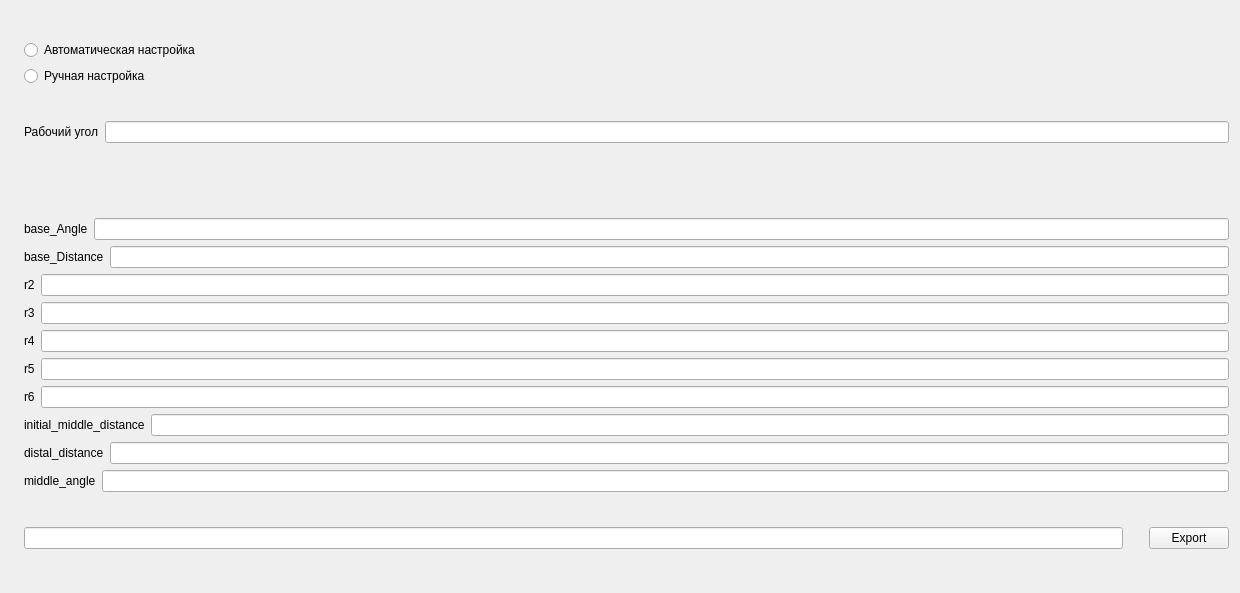
<?xml version="1.0" encoding="UTF-8"?>
<ui version="4.0">
 <class>MechanismForm</class>
 <widget class="QWidget" name="MechanismForm">
  <property name="geometry">
   <rect>
    <x>0</x>
    <y>0</y>
    <width>1240</width>
    <height>593</height>
   </rect>
  </property>
  <property name="minimumSize">
   <size>
    <width>1088</width>
    <height>593</height>
   </size>
  </property>
  <property name="maximumSize">
   <size>
    <width>16777215</width>
    <height>16777215</height>
   </size>
  </property>
  <property name="windowTitle">
   <string>Form</string>
  </property>
  <layout class="QHBoxLayout" name="horizontalLayout_11">
   <item>
    <widget class="QLabel" name="label_pic_kinematic">
     <property name="enabled">
      <bool>true</bool>
     </property>
     <property name="sizePolicy">
      <sizepolicy hsizetype="Preferred" vsizetype="Preferred">
       <horstretch>0</horstretch>
       <verstretch>0</verstretch>
      </sizepolicy>
     </property>
     <property name="text">
      <string notr="true"/>
     </property>
     <property name="textFormat">
      <enum>Qt::TextFormat::RichText</enum>
     </property>
     <property name="pixmap">
      <pixmap>Mechanism.jpg</pixmap>
     </property>
     <property name="scaledContents">
      <bool>true</bool>
     </property>
     <property name="alignment">
      <set>Qt::AlignmentFlag::AlignLeading|Qt::AlignmentFlag::AlignLeft|Qt::AlignmentFlag::AlignVCenter</set>
     </property>
    </widget>
   </item>
   <item>
    <layout class="QVBoxLayout" name="verticalLayout">
     <property name="sizeConstraint">
      <enum>QLayout::SizeConstraint::SetNoConstraint</enum>
     </property>
     <item>
      <layout class="QVBoxLayout" name="mode_verticalLayout">
       <item>
        <widget class="QRadioButton" name="radBtnAutoSet">
         <property name="text">
          <string>Автоматическая настройка</string>
         </property>
        </widget>
       </item>
       <item>
        <widget class="QRadioButton" name="radBtnCustomSet">
         <property name="text">
          <string>Ручная настройка</string>
         </property>
        </widget>
       </item>
      </layout>
     </item>
     <item>
      <layout class="QHBoxLayout" name="active_angle_Layout">
       <item>
        <widget class="QLabel" name="label_ActiveAngle">
         <property name="text">
          <string>Рабочий угол</string>
         </property>
        </widget>
       </item>
       <item>
        <widget class="QLineEdit" name="lineEdit_ActiveAngle"/>
       </item>
      </layout>
     </item>
     <item>
      <spacer name="verticalSpacer">
       <property name="orientation">
        <enum>Qt::Orientation::Vertical</enum>
       </property>
       <property name="sizeType">
        <enum>QSizePolicy::Policy::Fixed</enum>
       </property>
       <property name="sizeHint" stdset="0">
        <size>
         <width>10</width>
         <height>40</height>
        </size>
       </property>
      </spacer>
     </item>
     <item>
      <layout class="QVBoxLayout" name="parameters_verticalLayout">
       <item>
        <layout class="QHBoxLayout" name="horizontalLayout">
         <item>
          <widget class="QLabel" name="label_baseAngle">
           <property name="text">
            <string>base_Angle</string>
           </property>
          </widget>
         </item>
         <item>
          <widget class="QLineEdit" name="lineEdit_base_angle"/>
         </item>
        </layout>
       </item>
       <item>
        <layout class="QHBoxLayout" name="horizontalLayout_2">
         <item>
          <widget class="QLabel" name="label_baseDistance">
           <property name="text">
            <string>base_Distance</string>
           </property>
          </widget>
         </item>
         <item>
          <widget class="QLineEdit" name="lineEdit_base_distance"/>
         </item>
        </layout>
       </item>
       <item>
        <layout class="QHBoxLayout" name="horizontalLayout_3">
         <item>
          <widget class="QLabel" name="label_r2">
           <property name="text">
            <string>r2</string>
           </property>
          </widget>
         </item>
         <item>
          <widget class="QLineEdit" name="lineEdit_r2"/>
         </item>
        </layout>
       </item>
       <item>
        <layout class="QHBoxLayout" name="horizontalLayout_4">
         <item>
          <widget class="QLabel" name="label_r3">
           <property name="text">
            <string>r3</string>
           </property>
          </widget>
         </item>
         <item>
          <widget class="QLineEdit" name="lineEdit_r3"/>
         </item>
        </layout>
       </item>
       <item>
        <layout class="QHBoxLayout" name="horizontalLayout_5">
         <item>
          <widget class="QLabel" name="label_r4">
           <property name="text">
            <string>r4</string>
           </property>
          </widget>
         </item>
         <item>
          <widget class="QLineEdit" name="lineEdit_r4"/>
         </item>
        </layout>
       </item>
       <item>
        <layout class="QHBoxLayout" name="horizontalLayout_6">
         <item>
          <widget class="QLabel" name="label_r5">
           <property name="text">
            <string>r5</string>
           </property>
          </widget>
         </item>
         <item>
          <widget class="QLineEdit" name="lineEdit_r5"/>
         </item>
        </layout>
       </item>
       <item>
        <layout class="QHBoxLayout" name="horizontalLayout_7">
         <item>
          <widget class="QLabel" name="label_r6">
           <property name="text">
            <string>r6</string>
           </property>
          </widget>
         </item>
         <item>
          <widget class="QLineEdit" name="lineEdit_r6"/>
         </item>
        </layout>
       </item>
       <item>
        <layout class="QHBoxLayout" name="horizontalLayout_8">
         <item>
          <widget class="QLabel" name="label_6">
           <property name="text">
            <string>initial_middle_distance</string>
           </property>
          </widget>
         </item>
         <item>
          <widget class="QLineEdit" name="lineEdit_init_mid_dist"/>
         </item>
        </layout>
       </item>
       <item>
        <layout class="QHBoxLayout" name="horizontalLayout_9">
         <item>
          <widget class="QLabel" name="label_7">
           <property name="text">
            <string>distal_distance</string>
           </property>
          </widget>
         </item>
         <item>
          <widget class="QLineEdit" name="lineEdit_distal_distance"/>
         </item>
        </layout>
       </item>
       <item>
        <layout class="QHBoxLayout" name="horizontalLayout_10">
         <item>
          <widget class="QLabel" name="label">
           <property name="text">
            <string>middle_angle</string>
           </property>
          </widget>
         </item>
         <item>
          <widget class="QLineEdit" name="lineEdit_mid_angle"/>
         </item>
        </layout>
       </item>
      </layout>
     </item>
     <item>
      <layout class="QHBoxLayout" name="horizontalLayout_12">
       <item>
        <widget class="QLineEdit" name="lineEdit_Filepath_mechanism"/>
       </item>
       <item>
        <spacer name="horizontalSpacer">
         <property name="orientation">
          <enum>Qt::Orientation::Horizontal</enum>
         </property>
         <property name="sizeType">
          <enum>QSizePolicy::Policy::Minimum</enum>
         </property>
         <property name="sizeHint" stdset="0">
          <size>
           <width>20</width>
           <height>20</height>
          </size>
         </property>
        </spacer>
       </item>
       <item>
        <widget class="QPushButton" name="pushBtn_Export">
         <property name="text">
          <string>Export</string>
         </property>
        </widget>
       </item>
      </layout>
     </item>
    </layout>
   </item>
  </layout>
 </widget>
 <resources/>
 <connections/>
</ui>
